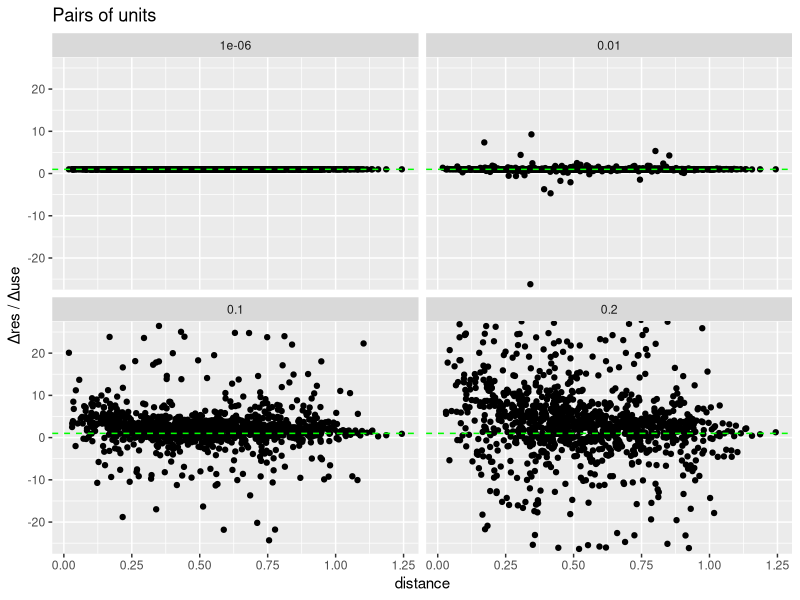

This figure's R source:
#!/usr/bin/env Rscript

library(tidyverse)
library(patchwork)
rlm <- MASS::rlm

n <- 50
slope <- 1

# Put points on a grid
unit_data <- tibble(
  id = 1:n,
  use = runif(n, 0, 1),
  x = runif(n, 0, 1),
  y = runif(n, 0, 1)
)

build_cross <- function(unit_data, alpha) {
  cross_data <- crossing(
    rename_all(unit_data, ~ str_c(., ".1")),
    rename_all(unit_data, ~ str_c(., ".2"))
  ) %>%
    mutate(dist = sqrt((x.1 - x.2) ** 2 + (y.1 - y.2) ** 2))

  neighbor_use_data <- cross_data %>%
    # filter(id.1 != id.2) %>%
    group_by(id.1) %>%
    mutate(weight = exp(-dist / alpha)) %>%
    # mutate(weight = 1 / dist) %>%
    summarize(neighbor_use = weighted.mean(use.2, weight)) %>%
    select(id = id.1, neighbor_use)

  unit_data <- unit_data %>%
    left_join(neighbor_use_data, by = "id") %>%
    mutate(res = slope * neighbor_use) %>%
    # mutate(res = slope * ((1 - alpha) * use + alpha * neighbor_use)) %>%
    select(id, use, res)

  dist_data <- cross_data %>%
    select(id.1, id.2, dist) %>%
    left_join(rename_all(unit_data, ~ str_c(., ".1")), by = "id.1") %>%
    left_join(rename_all(unit_data, ~ str_c(., ".2")), by = "id.2") %>%
    mutate(
      d_use = use.1 - use.2,
      d_res = res.1 - res.2,
      dr_du = d_use / d_res
    ) %>%
    filter(id.1 != id.2, d_use >= 0) %>%
    select(id.1, id.2, dr_du, dist)

  dist_data
}

alphas <- c(1e-6, 0.01, 0.1, 0.2)

results <- tibble(alpha = alphas) %>%
  mutate(
    data = map(alpha, ~ build_cross(unit_data, .)),
    model = map(data, ~ rlm(dr_du ~ dist, data = .)),
    summary = map(model, summary),
    ci = map(model, confint.default),
    cor = map(data, ~ with(., { cor.test(dr_du, dist, method = "spearman") }))
  )

pair_plot <- results %>%
  select(alpha, data) %>%
  unnest(cols = data) %>%
  ggplot(aes(dist, dr_du)) +
  facet_wrap(vars(alpha)) +
  geom_point() +
  geom_hline(yintercept = 1, linetype = 2, color = "green") +
  stat_smooth(method = "rlm", color = "red", linetype = 2) +
  coord_cartesian(ylim = c(-25, 25)) +
  labs(x = "distance", y = "Δres / Δuse", title = "Pairs of units")

ggsave("tmp.pdf")

results$summary
results$ci
results$cor
